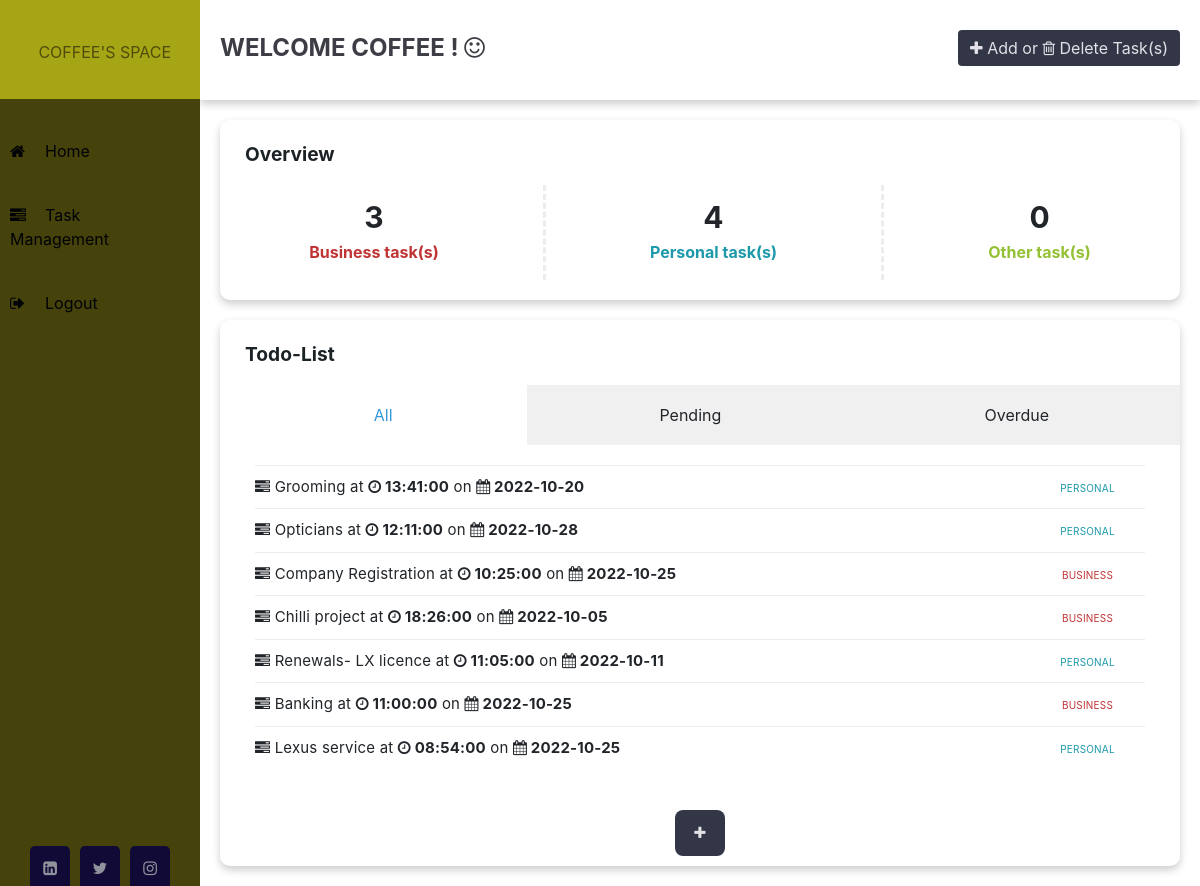
Screenshot of /home (signed in) with the database file from the repository.
### core/auth/models.py (models this page shows, shortened)
class User(UserMixin, db.Model):
    __tablename__ = 'user'
    id = db.Column(db.Integer, primary_key=True)
    username = db.Column(db.String(64), index=True, unique=True)
    email = db.Column(db.String(120), index=True, unique=True)
    password_hash = db.Column(db.String(128))
    todo = db.relationship('Todo', backref='author', lazy='dynamic')

### core/task/models.py (models this page shows, shortened)
class Category(db.Model):
	id = db.Column(db.Integer, primary_key=True)
	name = db.Column(db.String(20))

### core/models.py (models this page shows, shortened)
class Todo(db.Model):
    id = db.Column(db.Integer, primary_key=True)
    title = db.Column(db.String(140))
    date = db.Column(db.Date())
    time = db.Column(db.Time())
    category= db.Column(db.String, db.ForeignKey('category.id'))
    user_id = db.Column(db.Integer, db.ForeignKey('user.id'))

### core/home/views.py (the view)
@home.route('/home')
@login_required
def homepage():
    user = current_user
    todo= Todo.query.filter_by(author=user)
    date= datetime.now()
    now= date.strftime("%Y-%m-%d")
    category1 = Category.query.get(1)
    category2 = Category.query.get(2)
    category3 = Category.query.get(3)
    Task_ID_Business = Todo.query.filter_by(category= "Business", author=user)
    Task_ID_Personal = Todo.query.filter_by(category= "Personal", author=user)
    Task_ID_Other = Todo.query.filter_by(category= "Other", author=user)
    no_of_Task_ID_Business=Task_ID_Business.count()
    no_of_Task_ID_Personal=Task_ID_Personal.count()
    no_of_Task_ID_Other=Task_ID_Other.count()
    return render_template('home/home.html', title='Home Page',
                            todo=todo, no_of_business_tasks=no_of_Task_ID_Business,
                            no_of_other_tasks= no_of_Task_ID_Other,
                            no_of_personal_tasks=no_of_Task_ID_Personal,
                            category_i=category1, category_ii=category2,
                            category_iii=category3, DateNow = now)

### core/auth/models.py (called while the page is built)
@login.user_loader
def load_user(id):
    return User.query.get(int(id))

### core/home/templates/home/home.html (shortened to what this page needs)
{% extends "base.html" %}
{% block content %}
    <div class="main_content">
        <div class="welcome">
                 <span class="welcome-text"> Welcome <span class="user">{{current_user.username }}</span> <span class="exclamation-mark">!</span> <i class="fa fa-smile-o" aria-hidden="true"></i></span>
                {% if no_of_other_tasks > 0 or no_of_business_tasks > 0 or no_of_personal_tasks > 0 %}
                    <div  class="taskAdd">
                            <a href="{{url_for('task.tasks')}}" class="btn btn-primary"> <i class="fa fa-plus icon"></i>  <span class="Add">Add</span> <span class="or">or</span> <i class="fa fa-trash-o icon"></i> <span class="Delete">Delete Task(s)</span> </a>
                    </div>
                {% endif %}
        </div>
        <div class="category-card">
                <p class="heading">Overview</p>
                <div class="row">
                    <div class="category category1">
                        <span id="count"> {{no_of_business_tasks}} </span>
                        <p><strong class="cat1"> {{category_i.name}} task(s)</strong></p>
                    </div>
                    <div class="vl"></div>
                    <div class="category category2">
                        <span id="count"> {{no_of_personal_tasks}} </span>
                        <p><strong class="cat2">{{category_ii.name}} task(s)</strong></p>
                    </div>
                    <div class="vl"></div>
                    <div class="category category3">
                         <span id="count"> {{no_of_other_tasks}} </span>
                        <p><strong class="cat3">{{category_iii.name}} task(s)</strong></p>
                    </div>
                </div>
        </div>
        <div class="task-card">
            <p class="heading">Todo-List</p>
          <div class="tabs effect-1">
			<span>All</span>
			<span>Pending</span>
			<span>Overdue</span>
			<div class="tab-content">
				<section id="tab-item-1">
                    <ul class="taskList">
                        {% for todo in todo %}
                                <li class="currentTaskItem">
                                    <i class="fa fa-tasks" aria-hidden="true"></i>
                                    <span  id=TaskDone class="complete- taskDone">{{ todo.title }}</span>
                                    <span class="taskDone" >at</span>
                                    <strong class="taskDone"><i class="fa fa-clock-o"></i> {{ todo.time }}</strong>
                                    <span class="taskDone" >on</span>
                                    <strong class=" taskDatee taskDone"><i class="fa fa-calendar"></i> {{ todo.date }}</strong>
                                    <span class="categoryy-{{ todo.category }}">{{ todo.category }}</span>
                                </li>
                        {% endfor %}
                    </ul>
				</section>
			</div>
          </div>
            {% if no_of_other_tasks > 0 or no_of_business_tasks > 0 or no_of_personal_tasks > 0 %}
            <div  class="Addtask">
                <a href="{{url_for('task.tasks')}}" class="btn btn-primary"> <i class="fa fa-plus icon"></i>   </a>
            </div>
            {% endif %}
        </div>
   </div>
{% endblock content %}

### core/templates/base.html (shortened to what this page needs)
<!doctype html>
<html>
    <head>
      <link rel= "stylesheet" type= "text/css" href= "{{ url_for('static', filename='styles.css') }}">
      <link rel="stylesheet" href="https://maxcdn.bootstrapcdn.com/bootstrap/4.0.0-beta/css/bootstrap.min.css">
      <link rel="stylesheet" type="text/css" href="https://maxcdn.bootstrapcdn.com/font-awesome/4.7.0/css/font-awesome.min.css">
    </head>
    <body>
        {% if request.url_rule.endpoint != 'index' %}
            {% if request.url_rule.endpoint != 'auth.login' %}
                {% if request.url_rule.endpoint != 'auth.register' %}
        <div class="wrapper">
                {% endif %}
            {% endif %}
        {% endif %}
        {% if request.url_rule.endpoint != 'index' %}
            {% if request.url_rule.endpoint != 'auth.login' %}
                {% if request.url_rule.endpoint != 'auth.register' %}
                    {% include 'sidebar.html' %}
                {% endif %}
            {% endif %}
        {% endif %}
        {% block content %} {% endblock content%}
        </div>
    </body>
</html>

### core/templates/sidebar.html (shortened to what this page needs)
<div id="mySidebar" class="sidebar">
	<div class="top-sidebar">
	  &nbsp;{{current_user.username}}'s Space
	</div>
	<ul>
	  <li><a class=" {% if request.url_rule.endpoint == 'home.homepage' %} active {% endif %}" href="{{url_for('home.homepage')}}"><i class="fa fa-home"></i>Home</a></li>
	  <li><a class=" {% if request.url_rule.endpoint == 'task.tasks' %} active {% endif %}" href="{{url_for('task.tasks')}}"><i class="fa fa-tasks"></i>Task Management</a></li>
	  <li><a href="{{url_for('auth.logout')}}"><i class="fa fa-sign-out"></i>Logout</a></li>
	</ul>
	<div class="social_media">
	  <a href="https://www.linkedin.com"><i class="fa fa-linkedin-square"></i></a>
	  <a href="https://twitter.com"><i class="fa fa-twitter"></i></a>
	  <a href="https://www.instagram.com"><i class="fa fa-instagram"></i></a>
	</div>
  </div>

### rows the page displays
User: username "COFFEE"
Category: name "Business"
Category: name "Personal"
Category: name "Other"
Todo: title "Grooming", time "13:41:00", date "2022-10-20", category "PERSONAL"
Todo: title "Opticians", time "12:11:00", date "2022-10-28", category "PERSONAL"
Todo: title "Company Registration", time "10:25:00", date "2022-10-25", category "BUSINESS"
Todo: title "Chilli project", time "18:26:00", date "2022-10-05", category "BUSINESS"
Todo: title "Renewals- LX licence", time "11:05:00", date "2022-10-11", category "PERSONAL"
Todo: title "Banking", time "11:00:00", date "2022-10-25", category "BUSINESS"
Todo: title "Lexus service", time "08:54:00", date "2022-10-25", category "PERSONAL"

### other values shown
{{ no_of_business_tasks }} "3"
{{ no_of_personal_tasks }} "4"
{{ no_of_other_tasks }} "0"
